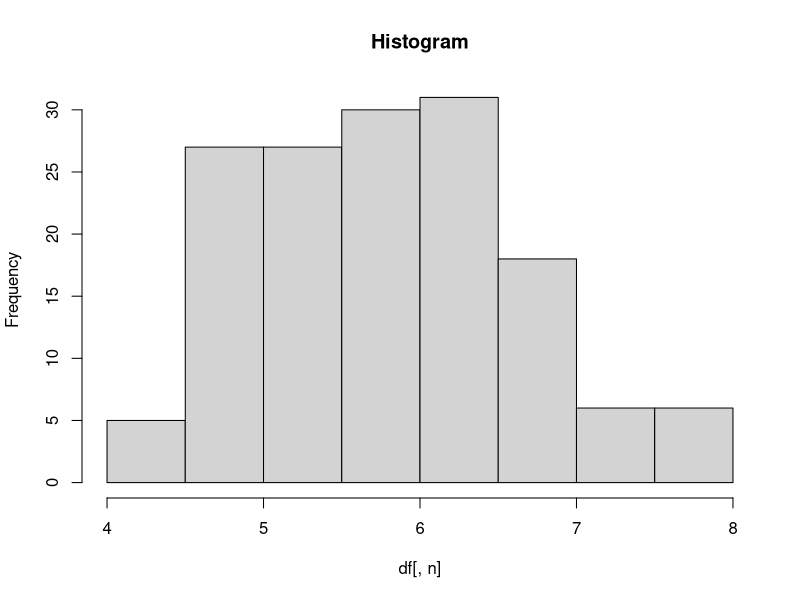
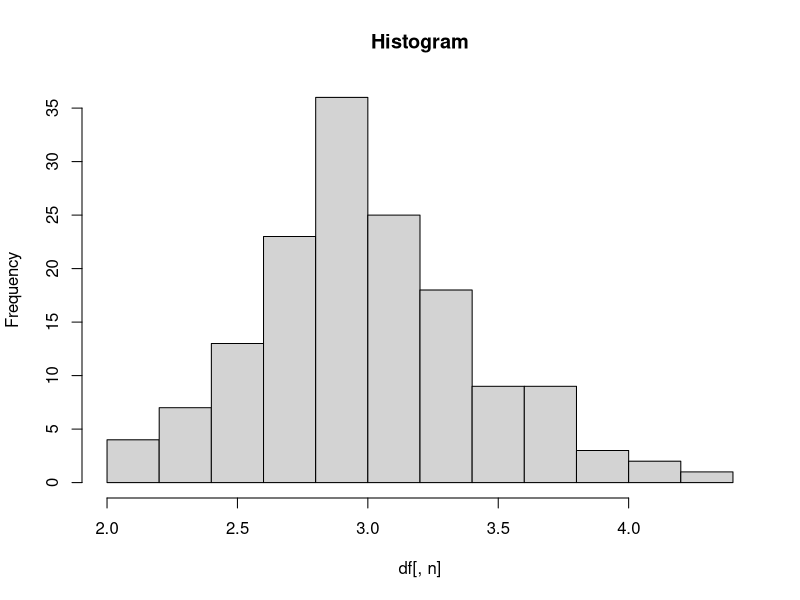
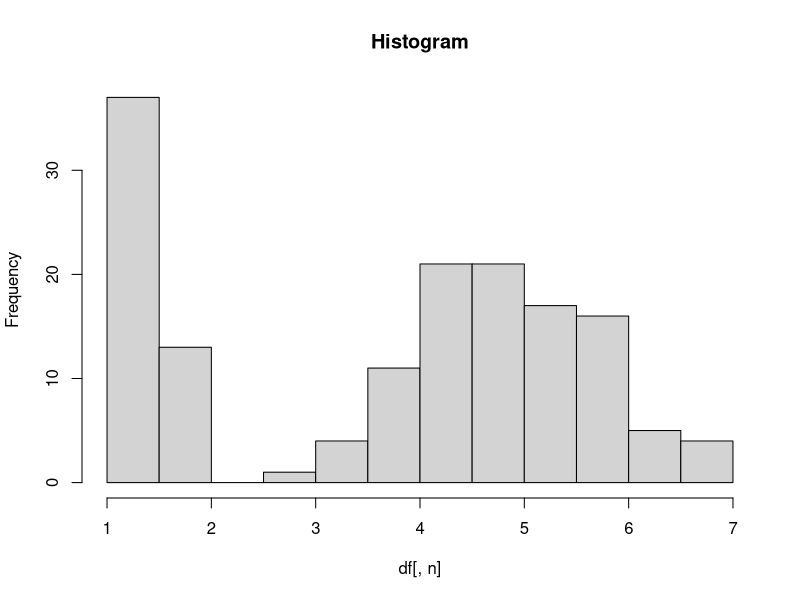
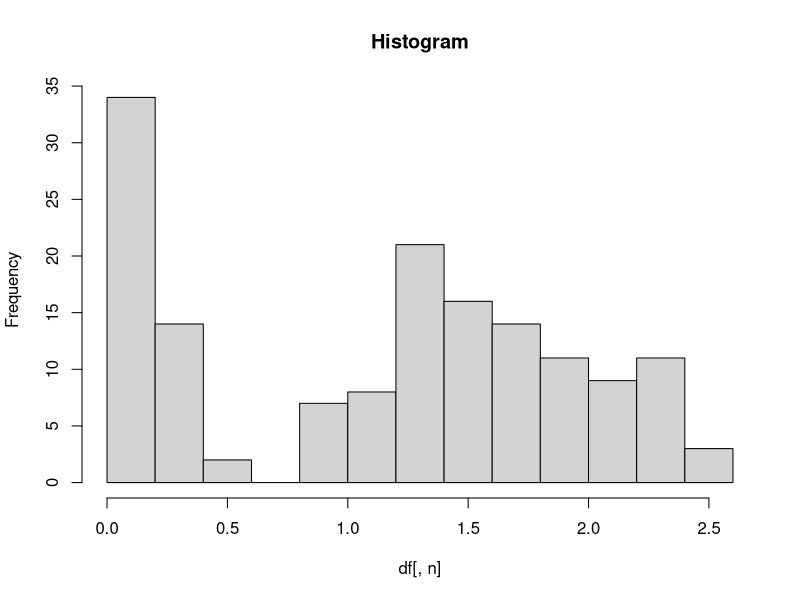
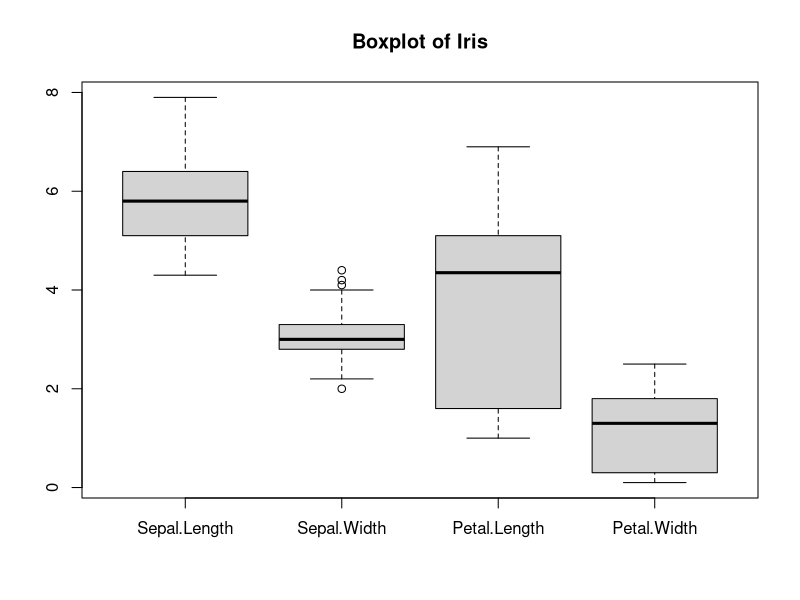

Here is the R script that generated these plots, in order:
# Program no. 1
# Laboratory Practice-I
# tushar@tusharkute.com

# read the dataset
df = read.csv("iris.csv")

#see the summary of dataset
print("SUMMARY AND STRUCTURE")
summary(df)
str(df)  #structure with class

print("MINIMUM VALUE")
print(sapply(df, function(x) min(as.numeric(x))))
print("MAXIMUM VALUE")
print(sapply(df, function(x) max(as.numeric(x))))
print("AVERAGE VALUE")
print(sapply(df, function(x) mean(as.numeric(x))))
print("RANGE OF VALUES")
print(sapply(df, function(x) range(as.numeric(x))))
print("STANDARD DEVIATIONS")
print(sapply(df, function(x) sd(as.numeric(x))))
print("VARIANCE")
print(sapply(df, function(x) var(as.numeric(x))))

print("PERCENTILES")
num = c(1,2,3,4)
for (n in num) {
  cat("Column", n , "\n")
  print(quantile(df[,n], probs = c(0, 0.25, 0.5, 0.75, 1)))
}

for (n in num) {
  hist(df[,n], main = "Histogram")
  Sys.sleep(5)
}

boxplot(df[,1:4], main = "Boxplot of Iris")
